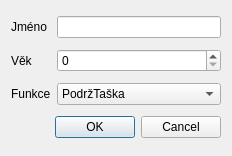
<?xml version="1.0" encoding="UTF-8"?>
<ui version="4.0">
 <class>Dialog_trener</class>
 <widget class="QDialog" name="Dialog_trener">
  <property name="geometry">
   <rect>
    <x>0</x>
    <y>0</y>
    <width>232</width>
    <height>156</height>
   </rect>
  </property>
  <property name="windowTitle">
   <string>Dialog</string>
  </property>
  <layout class="QGridLayout" name="gridLayout">
   <item row="0" column="0">
    <widget class="QLabel" name="label">
     <property name="text">
      <string>Jméno</string>
     </property>
    </widget>
   </item>
   <item row="0" column="1">
    <widget class="QLineEdit" name="lineJmeno"/>
   </item>
   <item row="1" column="0">
    <widget class="QLabel" name="label_2">
     <property name="text">
      <string>Věk</string>
     </property>
    </widget>
   </item>
   <item row="1" column="1">
    <widget class="QSpinBox" name="spinVek"/>
   </item>
   <item row="2" column="0">
    <widget class="QLabel" name="label_3">
     <property name="text">
      <string>Funkce</string>
     </property>
    </widget>
   </item>
   <item row="2" column="1">
    <widget class="QComboBox" name="comboFunkce">
     <item>
      <property name="text">
       <string>PodržTaška</string>
      </property>
     </item>
     <item>
      <property name="text">
       <string>Hl. trenér</string>
      </property>
     </item>
     <item>
      <property name="text">
       <string>Asistent trenéra</string>
      </property>
     </item>
     <item>
      <property name="text">
       <string>Trenér brankářů</string>
      </property>
     </item>
     <item>
      <property name="text">
       <string>Fyzioterapeut</string>
      </property>
     </item>
     <item>
      <property name="text">
       <string>Kondiční trenér</string>
      </property>
     </item>
    </widget>
   </item>
   <item row="3" column="0" colspan="2">
    <widget class="QDialogButtonBox" name="buttonBox">
     <property name="orientation">
      <enum>Qt::Horizontal</enum>
     </property>
     <property name="standardButtons">
      <set>QDialogButtonBox::Cancel|QDialogButtonBox::Ok</set>
     </property>
    </widget>
   </item>
  </layout>
 </widget>
 <resources/>
 <connections>
  <connection>
   <sender>buttonBox</sender>
   <signal>accepted()</signal>
   <receiver>Dialog_trener</receiver>
   <slot>accept()</slot>
   <hints>
    <hint type="sourcelabel">
     <x>248</x>
     <y>254</y>
    </hint>
    <hint type="destinationlabel">
     <x>157</x>
     <y>274</y>
    </hint>
   </hints>
  </connection>
  <connection>
   <sender>buttonBox</sender>
   <signal>rejected()</signal>
   <receiver>Dialog_trener</receiver>
   <slot>reject()</slot>
   <hints>
    <hint type="sourcelabel">
     <x>316</x>
     <y>260</y>
    </hint>
    <hint type="destinationlabel">
     <x>286</x>
     <y>274</y>
    </hint>
   </hints>
  </connection>
 </connections>
</ui>
